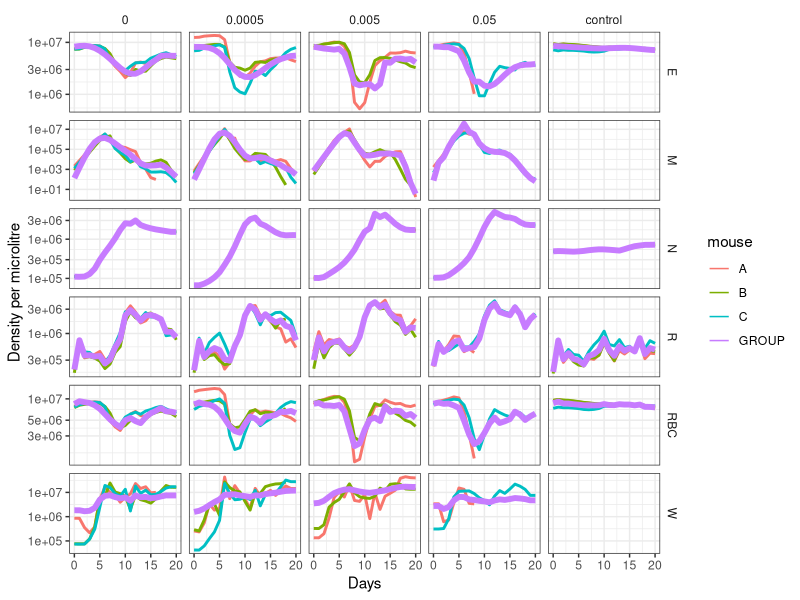
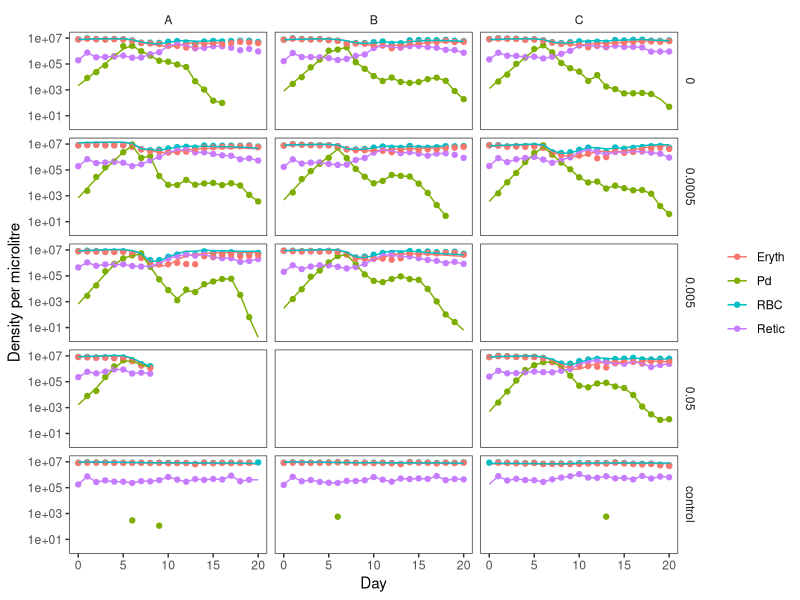
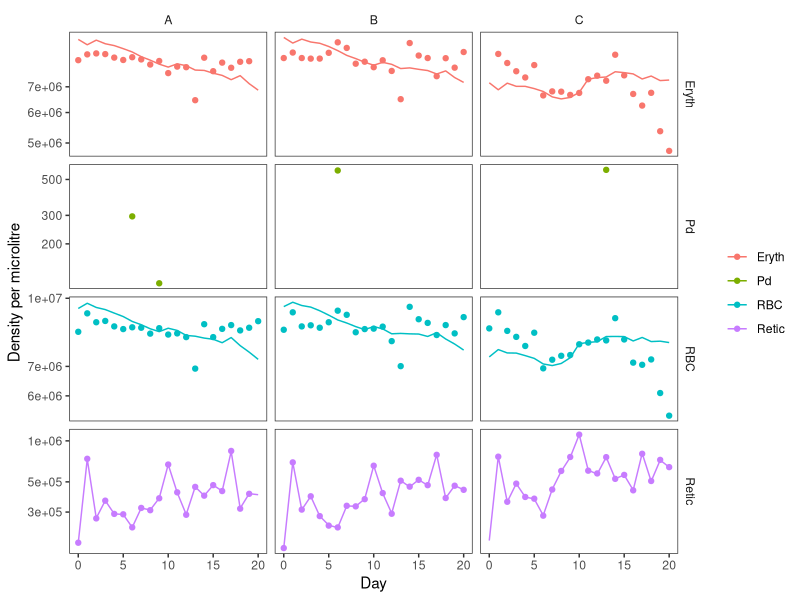
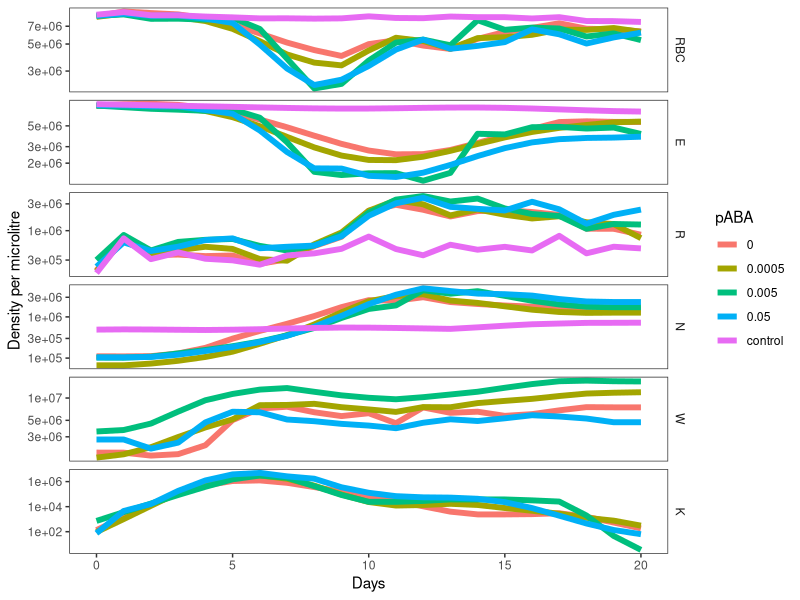
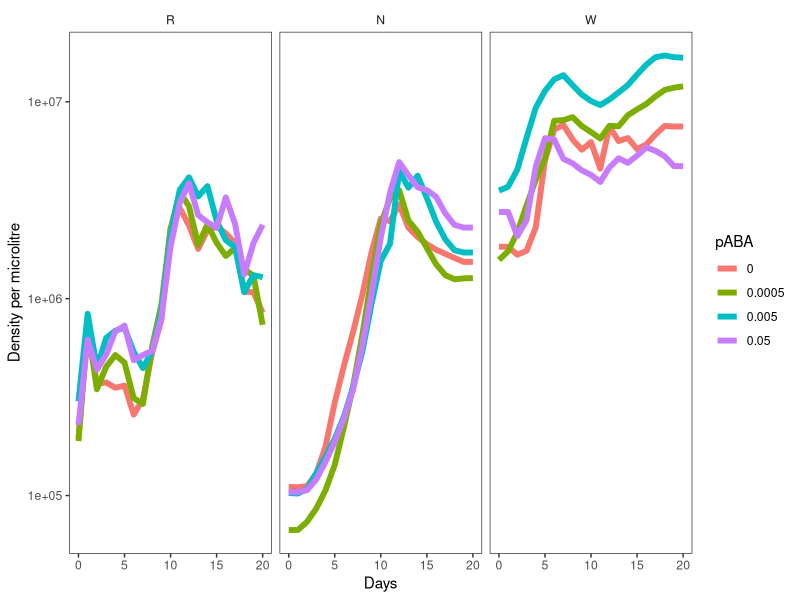
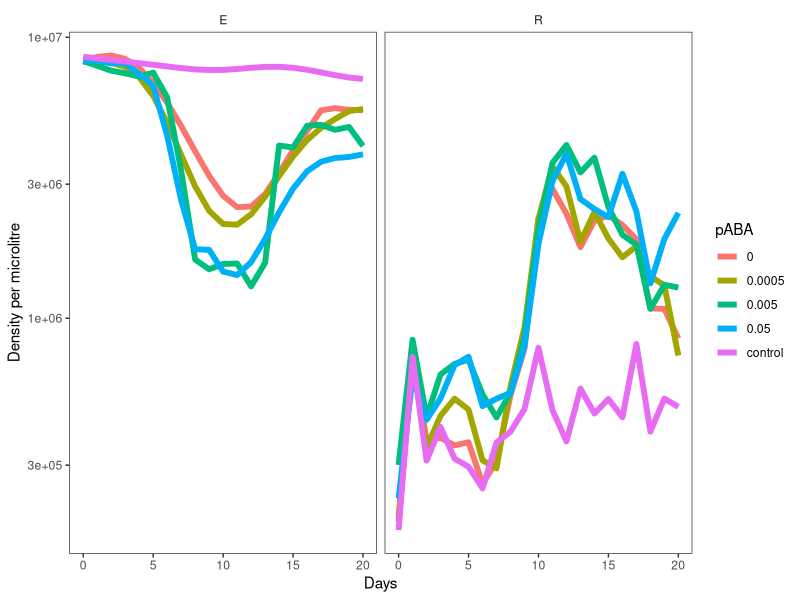
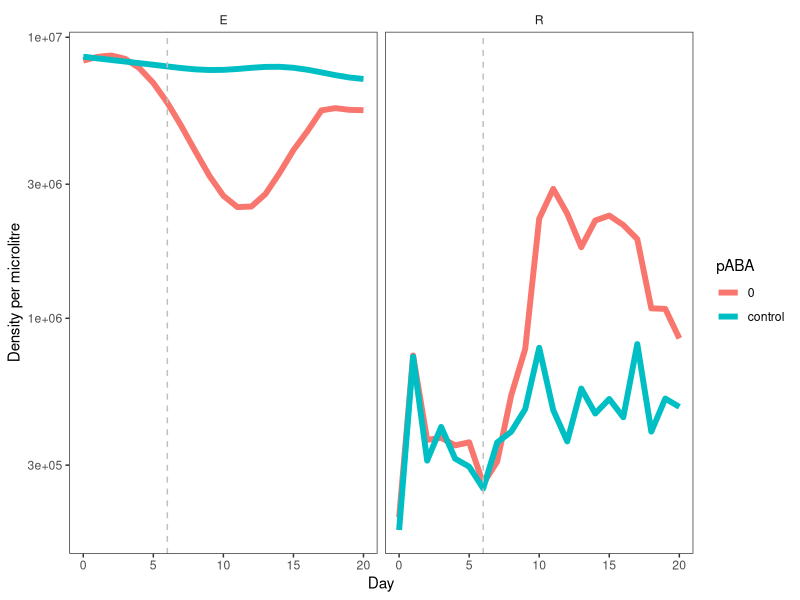
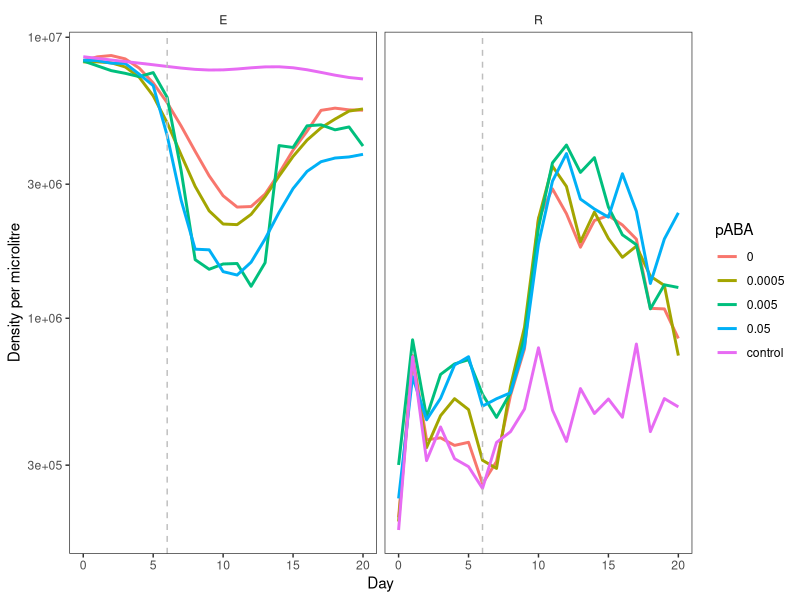

These charts were generated, in order, by the following R code:
## ---- chunk 1
knitr::opts_chunk$set(echo = TRUE)
## ---- chunk 2
library(tidyverse)
library(scales)
## ---- chunk 3
setwd("~/Documents/GitHub/bdd/nw11_hier/")
## ---- chunk 4
##Read in data
read_csv(
  "data.csv",
  col_types="iiinnnn"
) |>
  mutate(
    mouseid=sprintf("%02d-%02d",box,mouse),
    box=sprintf("%02d",box),
    mouse=sprintf("%02d",mouse),
    paba=as.factor(box),
    rbc_density=rbc_density/1000,
    paba=case_match(
      paba,
      "01"~"0.05",
      "02"~"0.005",
      "03"~"0.0005",
      "04"~"0",
      "05"~"control"
    )
  ) |>
  select(
    day,
    mouseid,
    paba,
    box,
    mouse,
    Pd=ama_density,
    RBC=rbc_density,
    Ter119=ter119_density,
    CD71=cd71_density
  ) |>
  arrange(mouseid,day) |>
  mutate(
    paba=as.character(paba),
    Ter119=if_else(Ter119==0,NA_real_,Ter119),
    CD71=if_else(CD71==0,NA_real_,CD71),
    Eryth=(1-CD71/Ter119)*RBC,
    Retic=CD71/Ter119*RBC,
    mouse=case_when(
      mouse=="01"~"A",
      mouse=="02"~"B",
      mouse=="03"~"C",
      TRUE~NA_character_
    )
  ) -> data_full
## ---- chunk 5
coef_df <- read_csv("est_coefs_joint_PdFixed.csv")
po_df <- read_csv("est_po_joint_PdFixed.csv") |>
  mutate(pABA=case_match(
    box,
    "01"~"0.05",
    "02"~"0.005",
    "03"~"0.0005",
    "04"~"0",
    "05"~"control"
  ))

## ---- chunk 6
coef_df |> select(-box) |> unique()
## ---- chunk 7
po_df |> pivot_wider(names_from=name,values_from=value) |>
  mutate(RBC=logE+logR) |>
  select(mouse,time,box,pABA,E=logE,M=logM,N=logN,R=logR,W=logW,RBC) |>
  pivot_longer(-c(mouse,time,box,pABA)) |>
  ggplot(aes(x=time,y=value,color=mouse,linewidth=mouse=="GROUP"))+
  geom_line()+
  scale_linewidth_manual(guide="none",values=c(`TRUE`=2,`FALSE`=1))+
  scale_y_log10()+
  xlab("Days")+ylab("Density per microlitre")+
  facet_grid(name~pABA,scales="free_y")+
  theme_bw()+
  theme(
    strip.background = element_blank()
  )
## ---- chunk 8
po_df |>
  filter(mouse!="GROUP",name%in%c("logE","logR","logM")) |>
  pivot_wider(names_from=name,values_from=value) |>
  mutate(K=(logR+logE)*(1-exp(-logM/(logR+logE))),
         RBC=logR+logE) |>
  select(time,mouse,box,pABA,RBC,Retic=logR,Pd=K,Eryth=logE) |>
  unite("ID",c(time,box,mouse),sep="_",remove=F) -> fits

data_full |>
  select(time=day,pABA=paba,box,mouse,Pd,RBC,Retic,Eryth) |>
  unite("ID",c(time,box,mouse),sep="_",remove=F) -> data

data <- slice(data,which(data$ID%in%fits$ID))

fits |> pivot_longer(-c(ID,time,mouse,box,pABA)) -> fits
data |> pivot_longer(-c(ID,time,mouse,box,pABA)) -> data
  
ggplot()+
  geom_point(data=data,aes(x=time,y=value,col=name))+
  geom_line(data=fits,aes(x=time,y=value,col=name))+
  facet_grid(pABA~mouse)+
  scale_y_log10()+
  xlab("Day")+ylab("Density per microlitre")+
  theme_bw()+
  theme(strip.background=element_blank(),
        legend.title=element_blank(),
        panel.grid = element_blank()
        )

ggplot()+
  geom_point(data=data |> filter(pABA=="control"),aes(x=time,y=value,col=name))+
  geom_line(data=fits |> filter(pABA=="control"),aes(x=time,y=value,col=name))+
  facet_grid(name~mouse,scales="free_y")+
  scale_y_log10()+
  xlab("Day")+ylab("Density per microlitre")+
  theme_bw()+
  theme(strip.background=element_blank(),
        legend.title=element_blank(),
        panel.grid = element_blank()
        )
## ---- chunk 9
po_df |>
  filter(mouse=="GROUP") |>
  pivot_wider(names_from=name,values_from=value) |>
  mutate(K=(logR+logE)*(1-exp(-logM/(logR+logE))),
         RBC=logR+logE) |>
  select(time,mouse,box,pABA,RBC,E=logE,R=logR,K,N=logN,W=logW) |>
  pivot_longer(-c(time,mouse,box,pABA)) -> group.fits

group.fits$name <- factor(group.fits$name,levels=c("RBC","E","R","N","W","K"))

group.fits |>
  ggplot(aes(x=time,y=value,color=pABA))+
  geom_line(linewidth=2)+
  scale_y_log10()+
  xlab("Days")+ylab("Density per microlitre")+
  facet_grid(name~.,scales="free_y")+
  theme_bw()+
  theme(strip.background=element_blank(),
        panel.grid = element_blank()
        )

group.fits |>
  filter(pABA!="control",name%in%c("R","N","W")) |>
  ggplot(aes(x=time,y=value,color=pABA))+
  geom_line(linewidth=2)+
  scale_y_log10()+
  xlab("Days")+ylab("Density per microlitre")+
  facet_grid(.~name,scales="free_y")+
  theme_bw()+
  theme(strip.background=element_blank(),
        panel.grid = element_blank()
        )

group.fits |>
  filter(name%in%c("R","E")) |>
  ggplot(aes(x=time,y=value,color=pABA))+
  geom_line(linewidth=2)+
  scale_y_log10()+
  xlab("Days")+ylab("Density per microlitre")+
  facet_grid(.~name,scales="free_y")+
  theme_bw()+
  theme(strip.background=element_blank(),
        panel.grid = element_blank()
        )

group.fits |> filter(pABA%in%c("0"),name%in%c("K")) -> tmp
peak.day <- tmp$time[which(tmp$value==max(tmp$value))]

group.fits |>
  filter(pABA%in%c("control","0"),name%in%c("R","E")) |>
  ggplot(aes(x=time,y=value,color=pABA))+
  geom_line(linewidth=2)+
  geom_vline(xintercept=peak.day,linetype="dashed",col="grey")+
  scale_y_log10()+
  xlab("Day")+ylab("Density per microlitre")+
  facet_grid(.~name,scales="free_y")+
  theme_bw()+
  theme(strip.background=element_blank(),
        panel.grid = element_blank()
        )

group.fits |>
  filter(name%in%c("R","E")) |>
  ggplot(aes(x=time,y=value,color=pABA))+
  geom_line(linewidth=1)+
  geom_vline(xintercept=peak.day,linetype="dashed",col="grey")+
  scale_y_log10()+
  xlab("Day")+ylab("Density per microlitre")+
  facet_grid(.~name,scales="free_y")+
  theme_bw()+
  theme(strip.background=element_blank(),
        panel.grid = element_blank()
        )
## ---- chunk 10
po_df |>
  filter(mouse=="GROUP") |>
  pivot_wider(names_from=name,values_from=value) |>
  mutate(K=(logR+logE)*(1-exp(-logM/(logR+logE))),
         RBC=logR+logE) |>
  select(time,mouse,box,pABA,RBC,E=logE,R=logR,K,N=logN,W=logW) -> swirls

swirls |>
  ggplot(aes(x=K,y=W,color=pABA))+
  geom_path(linewidth=2)+
  geom_text(aes(label=time),col="black",size=5)+
  scale_x_log10()+scale_y_log10()+
  xlab("Parasite density")+ylab("Targeted killing")+
  theme_bw()+
  theme(
        panel.grid = element_blank()
        )

swirls |>
  ggplot(aes(x=R,y=W,color=pABA))+
  geom_path(linewidth=2)+
  geom_text(aes(label=time),col="black",size=5)+
  scale_x_log10()+scale_y_log10()+
  xlab("Reticulocyte supply")+ylab("Targeted killing")+
  theme_bw()+
  theme(
        panel.grid = element_blank()
        )

swirls |>
  ggplot(aes(x=R,y=N,color=pABA))+
  geom_path(linewidth=2)+
  geom_text(aes(label=time),col="black",size=5)+
  scale_x_log10()+scale_y_log10()+
  xlab("Reticulocyte supply")+ylab("Indiscriminate killing")+
  theme_bw()+
  theme(
        panel.grid = element_blank()
        )

swirls |>
  ggplot(aes(x=W,y=N,color=pABA))+
  geom_path(linewidth=2)+
  geom_text(aes(label=time),col="black",size=5)+
  scale_x_log10()+scale_y_log10()+
  xlab("Targeted killing")+ylab("Indiscriminate killing")+
  theme_bw()+
  theme(
        panel.grid = element_blank()
        )
## ---- chunk 11
ggplot()+
  geom_path(data=swirls|>filter(pABA=="0.05"),aes(x=E,y=lead(R),color=pABA),linewidth=2)+
  geom_path(data=swirls|>filter(pABA=="0.005"),aes(x=E,y=lead(R),color=pABA),linewidth=2)+
  geom_path(data=swirls|>filter(pABA=="0.0005"),aes(x=E,y=lead(R),color=pABA),linewidth=2)+
  geom_path(data=swirls|>filter(pABA=="0"),aes(x=E,y=lead(R),color=pABA),linewidth=2)+
  geom_text(data=swirls|>filter(pABA=="0.05"),aes(x=E,y=lead(R),label=time),col="black",size=5)+
  geom_text(data=swirls|>filter(pABA=="0.005"),aes(x=E,y=lead(R),label=time),col="black",size=5)+
  geom_text(data=swirls|>filter(pABA=="0.0005"),aes(x=E,y=lead(R),label=time),col="black",size=5)+
  geom_text(data=swirls|>filter(pABA=="0"),aes(x=E,y=lead(R),label=time),col="black",size=5)+
  scale_x_log10()+scale_y_log10()+
  xlab("Erythrocytes (t)")+ylab("Reticulocytes (t+1)")+
  theme_bw()+
  theme(
        panel.grid = element_blank()
        )

ggplot()+
  geom_path(data=swirls|>filter(pABA=="0.05"),aes(x=RBC,y=lead(R),color=pABA),linewidth=2)+
  geom_path(data=swirls|>filter(pABA=="0.005"),aes(x=RBC,y=lead(R),color=pABA),linewidth=2)+
  geom_path(data=swirls|>filter(pABA=="0.0005"),aes(x=RBC,y=lead(R),color=pABA),linewidth=2)+
  geom_path(data=swirls|>filter(pABA=="0"),aes(x=RBC,y=lead(R),color=pABA),linewidth=2)+
  geom_text(data=swirls|>filter(pABA=="0.05"),aes(x=RBC,y=lead(R),label=time),col="black",size=5)+
  geom_text(data=swirls|>filter(pABA=="0.005"),aes(x=RBC,y=lead(R),label=time),col="black",size=5)+
  geom_text(data=swirls|>filter(pABA=="0.0005"),aes(x=RBC,y=lead(R),label=time),col="black",size=5)+
  geom_text(data=swirls|>filter(pABA=="0"),aes(x=RBC,y=lead(R),label=time),col="black",size=5)+
  scale_x_log10()+scale_y_log10()+
  xlab("Total RBCs (t)")+ylab("Reticulocytes (t+1)")+
  theme_bw()+
  theme(
        panel.grid = element_blank()
        )

ggplot()+
  geom_text(data=swirls|>filter(pABA=="0.05"),aes(x=E,y=lead(R),color=pABA,label=time),size=5)+
  geom_text(data=swirls|>filter(pABA=="0.005"),aes(x=E,y=lead(R),color=pABA,label=time),size=5)+
  geom_text(data=swirls|>filter(pABA=="0.0005"),aes(x=E,y=lead(R),color=pABA,label=time),size=5)+
  geom_text(data=swirls|>filter(pABA=="0"),aes(x=E,y=lead(R),color=pABA,label=time),size=5)+
  xlab("Erythrocytes (t)")+ylab("Reticulocytes (t+1)")+
  theme_bw()+
  theme(
        panel.grid = element_blank()
        )

ggplot()+
  geom_text(data=swirls|>filter(pABA=="0.05"),aes(x=log(E),y=lead(log(R)),color=pABA,label=time),size=5)+
  geom_text(data=swirls|>filter(pABA=="0.005"),aes(x=log(E),y=lead(log(R)),color=pABA,label=time),size=5)+
  geom_text(data=swirls|>filter(pABA=="0.0005"),aes(x=log(E),y=lead(log(R)),color=pABA,label=time),size=5)+
  geom_text(data=swirls|>filter(pABA=="0"),aes(x=log(E),y=lead(log(R)),color=pABA,label=time),size=5)+
  xlab("log Erythrocytes (t)")+ylab("log Reticulocytes (t+1)")+
  theme_bw()+
  theme(
        panel.grid = element_blank()
        )

ggplot()+
  geom_text(data=swirls|>filter(pABA=="0.05"),aes(x=RBC,y=lead(R),color=pABA,label=time),size=5)+
  geom_text(data=swirls|>filter(pABA=="0.005"),aes(x=RBC,y=lead(R),color=pABA,label=time),size=5)+
  geom_text(data=swirls|>filter(pABA=="0.0005"),aes(x=RBC,y=lead(R),color=pABA,label=time),size=5)+
  geom_text(data=swirls|>filter(pABA=="0"),aes(x=RBC,y=lead(R),color=pABA,label=time),size=5)+
  xlab("Total RBCs (t)")+ylab("Reticulocytes (t+1)")+
  theme_bw()+
  theme(
        panel.grid = element_blank()
        )

ggplot()+
  geom_text(data=swirls|>filter(pABA=="0.05",time<=6),aes(x=E,y=lead(R),color=pABA,label=time),size=5)+
  geom_text(data=swirls|>filter(pABA=="0.005",time<=6),aes(x=E,y=lead(R),color=pABA,label=time),size=5)+
  geom_text(data=swirls|>filter(pABA=="0.0005",time<=6),aes(x=E,y=lead(R),color=pABA,label=time),size=5)+
  geom_text(data=swirls|>filter(pABA=="0",time<=6),aes(x=E,y=lead(R),color=pABA,label=time),size=5)+
  xlab("Erythrocytes (t)")+ylab("Reticulocytes (t+1)")+
  theme_bw()+
  ggtitle("Through peak parasitaemia")+
  theme(
        panel.grid = element_blank()
        )

ggplot()+
  geom_text(data=swirls|>filter(pABA=="0.05",time>6),aes(x=E,y=lead(R),color=pABA,label=time),size=5)+
  geom_text(data=swirls|>filter(pABA=="0.005",time>6),aes(x=E,y=lead(R),color=pABA,label=time),size=5)+
  geom_text(data=swirls|>filter(pABA=="0.0005",time>6),aes(x=E,y=lead(R),color=pABA,label=time),size=5)+
  geom_text(data=swirls|>filter(pABA=="0",time>6),aes(x=E,y=lead(R),color=pABA,label=time),size=5)+
  xlab("Erythrocytes (t)")+ylab("Reticulocytes (t+1)")+
  theme_bw()+
  ggtitle("Post peak parasitaemia")+
  theme(
        panel.grid = element_blank()
        )

ggplot()+
  geom_text(data=swirls,aes(x=E,y=lead(R),color=pABA,label=time),size=5)+
  xlab("Erythrocytes (t)")+ylab("Reticulocytes (t+1)")+
  theme_bw()+
  facet_wrap(pABA~.)+
  theme(
        panel.grid = element_blank()
        )

ggplot()+
  geom_smooth(data=swirls,aes(x=E,y=lead(R),color=pABA))+
  xlab("Erythrocytes (t)")+ylab("Reticulocytes (t+1)")+
  theme_bw()+
  theme(
        panel.grid = element_blank()
        )
## ---- chunk 12
ggplot()+
  geom_path(data=swirls,aes(x=E,y=R,color=pABA),linewidth=2)+
  geom_text(data=swirls,aes(x=E,y=R,label=time),col="black",size=5)+
  xlab("Erythrocytes")+ylab("Reticulocytes")+
  theme_bw()+
  scale_x_log10()+scale_y_log10()+
  facet_wrap(pABA~.)+
  theme(
        panel.grid = element_blank()
        )

ggplot()+
  geom_path(data=swirls,aes(x=E,y=R,color=pABA),linewidth=2)+
  geom_text(data=swirls,aes(x=E,y=R,label=time),col="black",size=5)+
  xlab("Erythrocytes")+ylab("Reticulocytes")+
  theme_bw()+
  facet_wrap(pABA~.)+
  theme(
        panel.grid = element_blank()
        )
